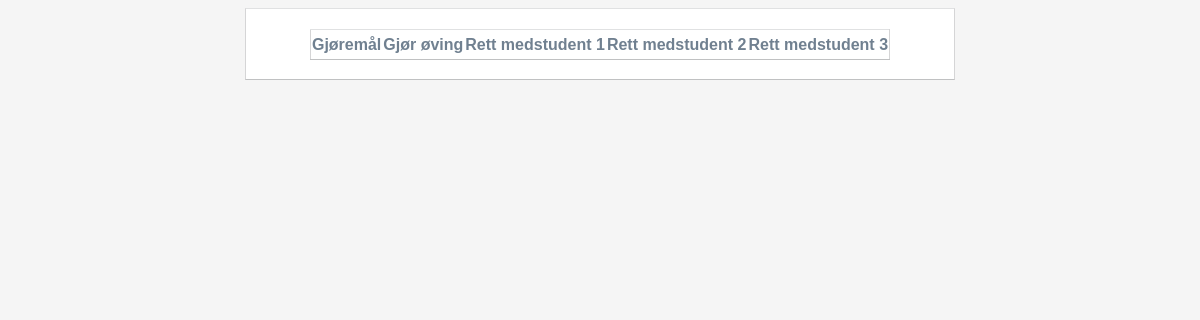
Page /todo.php on the earlier database version.
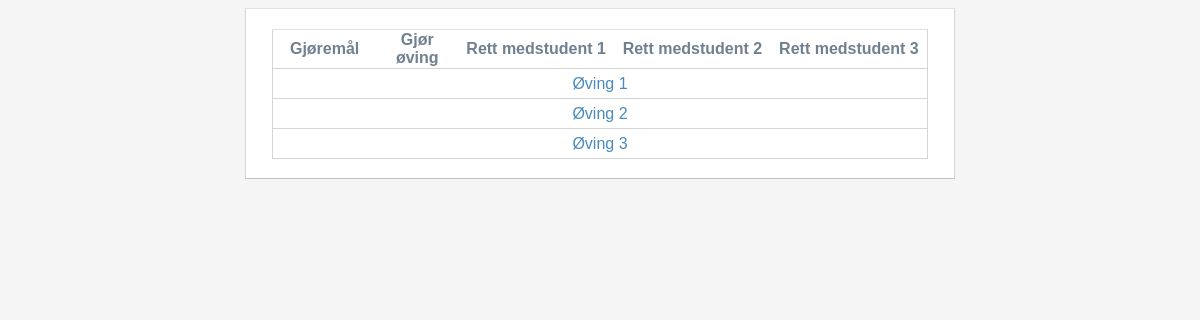
Same page on the later database version.
### tables this page shows
CREATE TABLE ovinger(
ovingsID INT AUTO_INCREMENT PRIMARY KEY,
navn VARCHAR(64) NOT NULL,
oppgavetekst VARCHAR(1024) NOT NULL,
innleveringsfrist DATE,
obligatorisk BOOLEAN DEFAULT TRUE,
INDEX(ovingsID)
);

### service.incl.php (the view, shortened to what this page needs)
<?php
function getOvinger() {
    $con = connect();
    $query = "SELECT * FROM ovinger ORDER BY innleveringsfrist";
    $result = mysqli_query($con, $query);
    while ($array = mysqli_fetch_assoc($result)) {
        $utskrift = "<tr><td colspan='5' id='" . $array['ovingsID'] . "'";
        if ($array['obligatorisk']) {
            $utskrift = $utskrift . " class=obligatorisk";
        }
        $utskrift = $utskrift . "><a href='visOving.php?id=" . $array['ovingsID'] . "'>" . $array['navn'] . "</a></td></tr>";
        echo $utskrift;
    }
}

### todo.php (shortened to what this page needs)
<!DOCTYPE html>
<html>
    <head>
        <link rel="stylesheet" href="stilark.css" />
        <?php
        include 'service.incl.php';
        ?>
    </head>
    <body>
        <div id="wrapper">
            <table>
                <thead>
                <th>Gj&oslash;rem&aring;l</th>
                    <th>Gj&oslash;r &oslash;ving</th>
                    <th>Rett medstudent 1</th>
                    <th>Rett medstudent 2</th>
                    <th>Rett medstudent 3</th>
                </thead>
                <?php
                getOvinger();
                ?>
            </table>
        </div>
    </body>
</html>

### stilark.css (style rules this page uses)
* { -webkit-box-sizing: border-box; -moz-box-sizing: border-box; -box-sizing: border-box; }
body { background-color: whitesmoke; font-family: 'Roboto', helvetica, arial, sans-serif; }
a, a:link, a:visited, a:active { color: #4B8ABA; text-decoration: none; }
table { margin: 0 auto; text-align: center; background: #FFFFFF; font-family: 'Arial'; border: 1px solid #D5D5D6; border-top-color: #E0E1E2; border-bottom-color: #C0C1C2; border-collapse: collapse; padding: 20px 26px 19px 26px; }
td { width: 5%; border: 1px solid #D5D5D6; }
tr, th { height: 30px; }
th { color: slategray; }
th, td { border-collapse: collapse; }
#wrapper { margin: 0 auto; width: 60%; background: #FFFFFF; border: 1px solid #D5D5D6; border-top-color: #E0E1E2; border-bottom-color: #C0C1C2; padding: 20px 26px 19px 26px; }

Differences in the rows shown:
added ovinger: navn "Øving 1"
added ovinger: navn "Øving 2"
added ovinger: navn "Øving 3"
